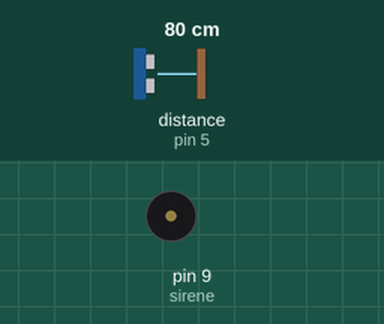
Simulated run of this sketch. Board: Arduino Uno, built with avr-gcc and run on an emulated ATmega328P. Shown: buzzer (waves = sounding). Wiring (inferred from the names in the program): ultrasonic range finder: trigger pin 4; echo pin 5. Inputs (shaded band) come from the test bench; at power-on: distance to the obstacle (sensor on pin 5) 80 cm. The echo pulse lasts 58.3 µs per cm.

Above: at 1.8 s.
1.9 s: distance to the obstacle (sensor on pin 5) set to 56 cm
3.4 s: distance to the obstacle (sensor on pin 5) set to 48 cm
At 5.2 s:
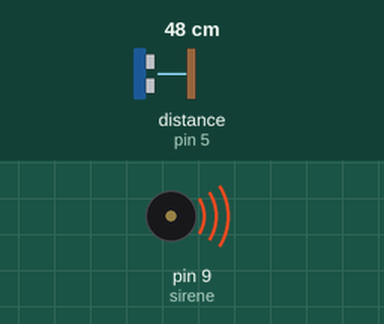
5.5 s: distance to the obstacle (sensor on pin 5) set to 60 cm
At 7.1 s:
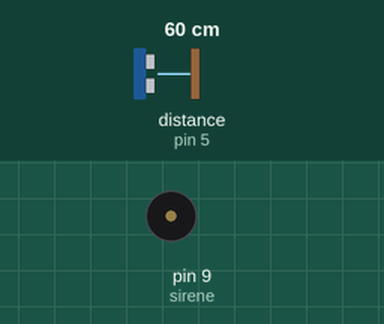
8.3 s: distance to the obstacle (sensor on pin 5) set to 2 cm
At 10.0 s:
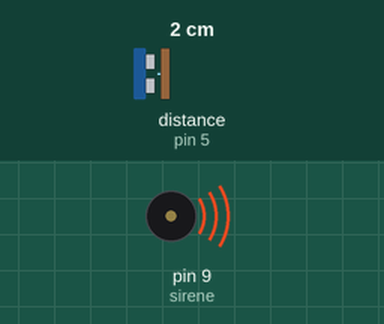
Timing chart, 0 to 11.3 s (numbered marks = the images above; inputs shaded):
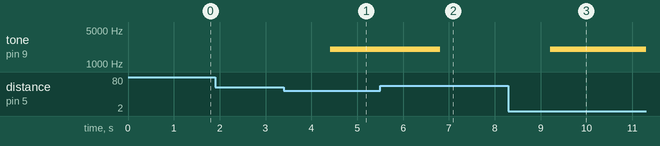

Measured:
- the behaviour switches between 51 and 50 cm on distance to the obstacle (sensor on pin 5) (found by bisection; images 0 and 1)
- after the input at 1.9 s, every drawn part: stays the same
- after the input at 3.4 s, tone on pin 9 (sirene): silent → 2017 Hz after 1.0 s
- after the input at 5.5 s, tone on pin 9 (sirene): 2017 Hz → silent after 1.3 s
- after the input at 8.3 s, tone on pin 9 (sirene): silent → 2017 Hz after 0.91 s

The sketch:

sensor_presenca.ino
```cpp
int TRIGGER = 4;
int ECHO = 5;
int sirene = 9;
float seno, distance;
int frequencia, timeMicro;

void setup() {
  pinMode(TRIGGER, OUTPUT);
  pinMode(ECHO, INPUT);
}

void tocarSirene() {
	for(int x = 0; x < 180; x++){
		seno = (sin(x*3.1416/180));
		frequencia = 2000+(int(seno*1000));
		tone(sirene, frequencia);
		delay(2);
	}
}

void loop() {

  digitalWrite(TRIGGER, LOW);
  delayMicroseconds(20);
  digitalWrite(TRIGGER, HIGH);
  delayMicroseconds(100);
  digitalWrite(TRIGGER, LOW);
  timeMicro = pulseIn(ECHO, HIGH);
  distance = timeMicro / 29.387 / 2;

   if(distance < 50 ) { tocarSirene();
   } else { noTone(sirene);
   }

  delay(1000);
}
```
